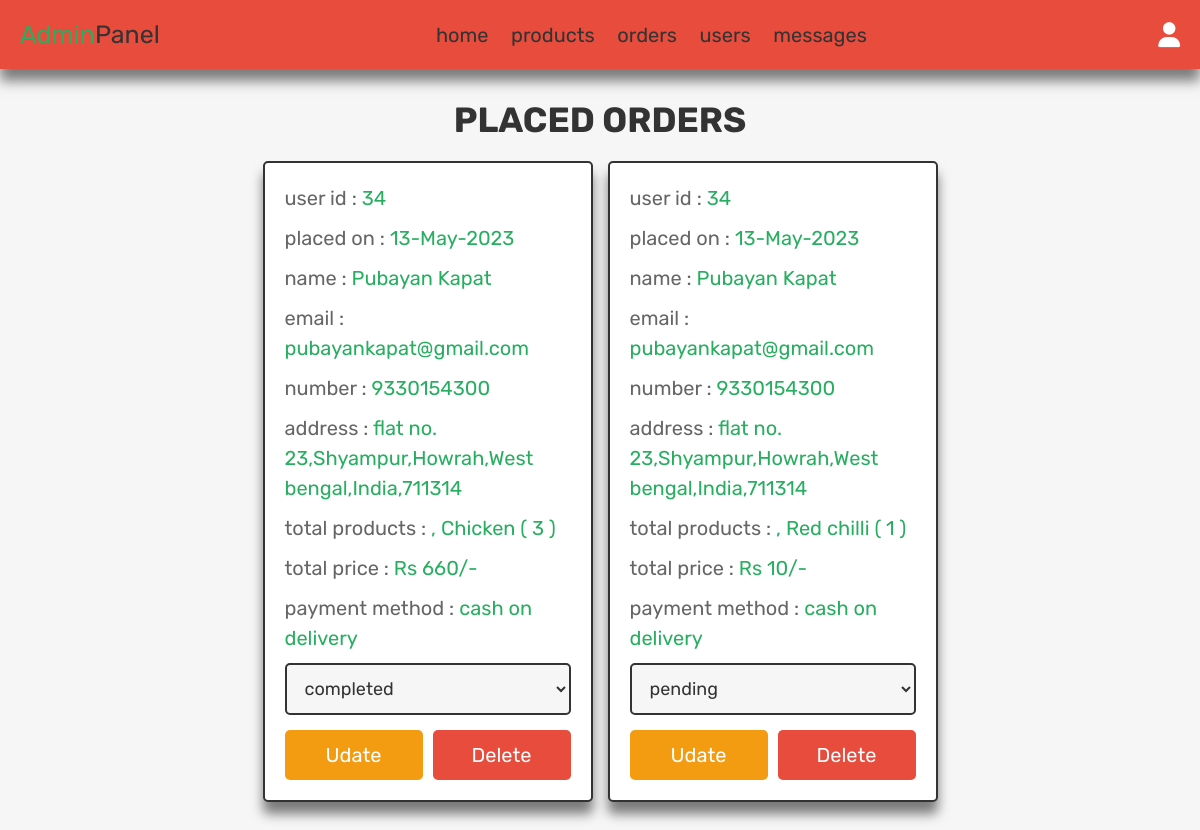
Screenshot of /admin_orders.php (signed in) with the database file from the repository.
### tables this page shows
CREATE TABLE `orders` (
  `id` int(100) NOT NULL,
  `user_id` int(100) NOT NULL,
  `name` varchar(100) NOT NULL,
  `number` varchar(12) NOT NULL,
  `email` varchar(100) NOT NULL,
  `method` varchar(50) NOT NULL,
  `address` varchar(500) NOT NULL,
  `total_products` varchar(1000) NOT NULL,
  `total_price` int(100) NOT NULL,
  `placed_on` varchar(50) NOT NULL,
  `payment_status` varchar(20) NOT NULL DEFAULT 'pending'
);

### admin_orders.php (the view, shortened to what this page needs)
<?php
@include 'config.php';
?>
<!DOCTYPE html>
<html lang="en">
<head>
   <link rel="stylesheet" href="https://cdnjs.cloudflare.com/ajax/libs/font-awesome/6.1.1/css/all.min.css">
   <link rel="stylesheet" href="css/admin_style.css">
</head>
<body>
<?php include 'admin_header.php'; ?>
<section class="placed-orders">
   <h1 class="title">placed orders</h1>
   <div class="box-container">
      <?php
         $select_orders = $conn->prepare("SELECT * FROM `orders`");
         $select_orders->execute();
         if($select_orders->rowCount() > 0){
            while($fetch_orders = $select_orders->fetch(PDO::FETCH_ASSOC)){
      ?>
      <div class="box">
         <p> user id : <span><?= $fetch_orders['user_id']; ?></span> </p>
         <p> placed on : <span><?= $fetch_orders['placed_on']; ?></span> </p>
         <p> name : <span><?= $fetch_orders['name']; ?></span> </p>
         <p> email : <span><?= $fetch_orders['email']; ?></span> </p>
         <p> number : <span><?= $fetch_orders['number']; ?></span> </p>
         <p> address : <span><?= $fetch_orders['address']; ?></span> </p>
         <p> total products : <span><?= $fetch_orders['total_products']; ?></span></p>
         <p> total price : <span>Rs <?= $fetch_orders['total_price']; ?>/-</span></p>
         <p> payment method : <span><?= $fetch_orders['method']; ?></span> </p>
         <form action="" method="POST">
            <select name="update_payment" class="drop-down">
               <option value="" selected disabled><?= $fetch_orders['payment_status']; ?></option>
            </select>
            <div class="flex-btn">
               <input type="submit" name="update_order" class="option-btn" value="udate">
               <a href="admin_orders.php?delete=<?= $fetch_orders['id']; ?>" class="delete-btn" onclick="return confirm('delete this order?');">delete</a>
            </div>
         </form>
      </div>
      <?php
         }
      }else{
         echo '<p class="empty">no orders placed yet!</p>';
      }
      ?>
   </div>
</section>
</body>
</html>

### css/admin_style.css (style rules this page uses)
.placed-orders .box-container { display: grid; grid-template-columns: repeat(auto-fit, 33rem); gap:1.5rem; align-items: flex-start; justify-content:center; }
.placed-orders .box-container .box { border:var(--border); box-shadow: var(--box-shadow); background-color: var(--white); border-radius: .5rem; padding:2rem; }
.placed-orders .box-container .box p { margin-bottom: 1rem; line-height: 1.5; font-size: 2rem; color:var(--light-color); }
.placed-orders .box-container .box p span { color:var(--green); }
.placed-orders .box-container .box .drop-down { width: 100%; padding:1.2rem 1.4rem; font-size: 1.8rem; border:var(--border); border-radius: .5rem; background-color: var(--light-bg); margin-bottom: .5rem; }

### css/components.css (style rules this page uses)
:root { --green:#27ae60; --orange:#f39c12; --red:#e74c3c; --black:#333; --light-color:#666; --white:#fff; --light-bg:#f6f6f6; --border:.2rem solid var(--black); --box-shadow:0 1.2rem 1.2rem rgba(0,0,0,.5); }
* { font-family: 'Rubik', sans-serif; margin:0; padding:0; box-sizing: border-box; outline: none; border:none; text-decoration: none; color:var(--black); }
body { background-color: var(--light-bg); }
html { font-size: 62.5%; overflow-x: hidden; scroll-behavior: smooth; scroll-padding-top: 6.5rem; }
section { padding:3rem 2rem; max-width: 1200px; margin:0 auto; }
.btn, .delete-btn, .option-btn { display: block; width: 100%; margin-top: 1rem; border-radius: .5rem; color:var(--white); font-size: 2rem; padding:1.3rem 3rem; text-transform: capitalize; cursor: pointer; text-align: center; }
.delete-btn { background-color: var(--red); }
.option-btn { background-color: var(--orange); }
.flex-btn { display: flex; flex-wrap: wrap; gap:1rem; }
.flex-btn > * { flex:1; }
.title { text-align: center; margin-bottom: 2rem; text-transform: uppercase; color:var(--black); font-size: 3.5rem; }

### rows the page displays
orders: user "34", placed_on "13-May-2023", name "Pubayan Kapat", email "pubayankapat@gmail.com", number "9330154300", address "flat no. 23,Shyampur,Howrah,West bengal,India,711314", total_products ", Chicken ( 3 )", total_price "660", method "cash on delivery", update_payment "completed"
orders: user "34", placed_on "13-May-2023", name "Pubayan Kapat", email "pubayankapat@gmail.com", number "9330154300", address "flat no. 23,Shyampur,Howrah,West bengal,India,711314", total_products ", Red chilli ( 1 )", total_price "10", method "cash on delivery", update_payment "pending"
